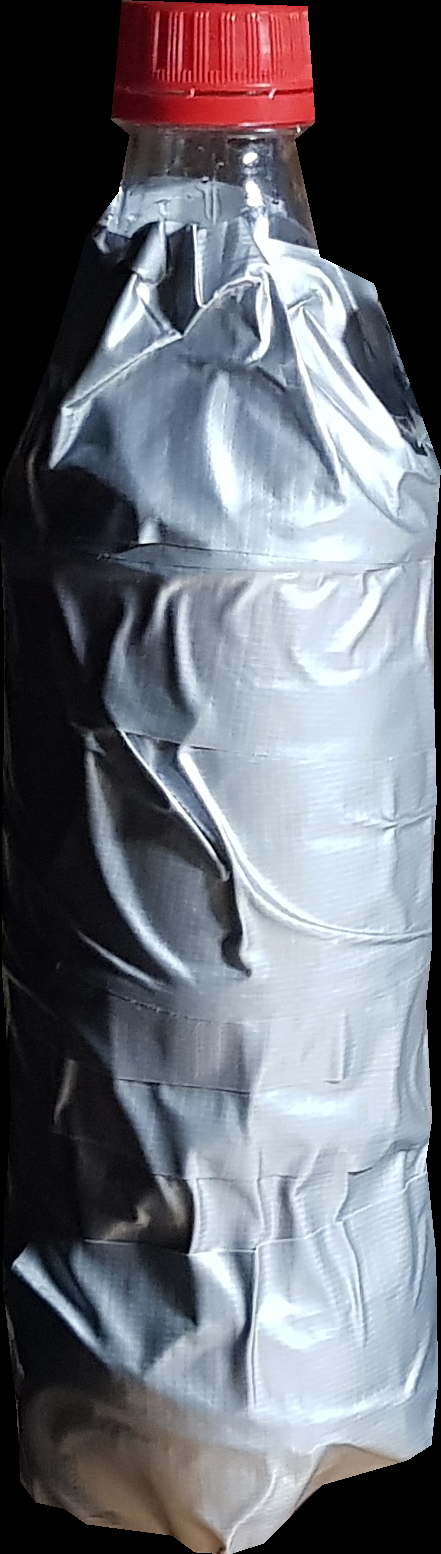
#> input picture objs/20211218_182742.png, 441 x 1554 px; its folder holds 4 pictures in this run
$ python generate_dataset_CNN.py
#> lines starting #> are read from the running program, lines starting #| are printed output that depends on the picture; pictures that were not available may be replaced by others from this repository, and a replacement may not be noted
### dataset_generator_CNN.py
import math
import os
import random

import numpy as np
from cv2 import cv2

import image_transformer as it
import tensorflow as tf


def _transform_object(obj, rotation, scaling):
    obj = it.transform(obj, rotation=rotation, scaling=scaling)
    return obj.astype('uint8')


# [31 lines left out: functions _add_object_to_image, _add_noises, not called in this run]


def _resize_prop(img, size):
    pass


class ObjectDetectionDatasetGenerator(tf.keras.utils.Sequence):
    def __init__(self, obj_path, source_path, img_size, batch_size=2, n_images=None, log_path=None, dir_list=None):
        obj_img_dir = [p for p in os.listdir(obj_path) if p.split('.')[-1] == "png"]

        self.obj_img = [cv2.imread(filename=os.path.join(obj_path, img_name), flags=cv2.IMREAD_UNCHANGED) for img_name in obj_img_dir]

        new_height = img_size[0]
        for i, img in enumerate(self.obj_img):
            new_width = int(img_size[1] * img.shape[1] / img.shape[0])
            self.obj_img[i] = cv2.resize(img, (new_width, new_height))

        self.source_path = source_path

        if dir_list is not None:
            self.source_images_names = dir_list
        else:
            self.source_images_names = os.listdir(self.source_path)

        self.n_images = n_images
        if n_images is None or self.n_images > len(self.source_images_names):
            self.n_images = len(self.source_images_names)
        self.source_images_names = self.source_images_names[:self.n_images]

        self.on_epoch_end()

        self.batch_size = batch_size

        self.img_size = img_size
        self.labels_dev = 2
        self.contrast = (0.7, 1.2)
        self.brightness = (0.7, 1.2)
        self.scale = (0.4, 0.8)
        self.balance = (0.8, 1.2)

        self.log_path = log_path

    def __len__(self):
        return int(math.floor(len(self.source_images_names) / self.batch_size))

    # [14 lines left out: function __getitem__, not called in this run]

    def on_epoch_end(self):
        random.shuffle(self.source_images_names)

    # [27 lines left out: function _next, not called in this run]

### generate_dataset_CNN.py
import os
from multiprocessing import Process

import numpy as np
from cv2 import cv2
from tqdm import tqdm

from dataset_generator_CNN import ObjectDetectionDatasetGenerator

frameResolution = (320, 240)

SOURCE_PATH = "D:/NN_DATA/x"
TARGET_PATH = "D:/NN_DATA/autoHunter"
TARGET_PATH_0 = os.path.join(TARGET_PATH, "0")
TARGET_PATH_1 = os.path.join(TARGET_PATH, "1")


def dataset_thread(dir_list, index):
    batch_size = 2

    gen = ObjectDetectionDatasetGenerator(
        obj_path="./objs",
        source_path=SOURCE_PATH,
        batch_size=batch_size,
        img_size=frameResolution,
        dir_list=dir_list
    )

    for i in tqdm(range(len(dir_list) // batch_size)):
        x, y = gen.__getitem__(i)
        for j, _ in enumerate(x):
            if y[j][0] == 0:
                f = os.path.join(TARGET_PATH_0, str(i) + '_' + str(index) + '.jpg')
            else:
                f = os.path.join(TARGET_PATH_1, str(i) + '_' + str(index) + '.jpg')

            cv2.imwrite(f, x[j].astype('uint8'))


if __name__ == '__main__':
    if not os.path.exists(TARGET_PATH):
        os.mkdir(TARGET_PATH)
    if not os.path.exists(TARGET_PATH_0):
        os.mkdir(TARGET_PATH_0)
    if not os.path.exists(TARGET_PATH_1):
        os.mkdir(TARGET_PATH_1)

    n_p = 6
    source_list = os.listdir(SOURCE_PATH)
    # source_list = np.array(source_list).repeat(2).tolist()

    # slice_size = int(len(source_list)/(n_p*4))
    slice_size = 2000
    # dataset_thread(source_list[:slice_size], 1)

    processes = []
    for n in range(n_p):
        processes.append(
            Process(
                target=dataset_thread,
                args=(source_list[:slice_size], n)
            )
        )
        source_list = source_list[slice_size:]

    for p in processes:
        p.start()
#> this loop made 6 passes
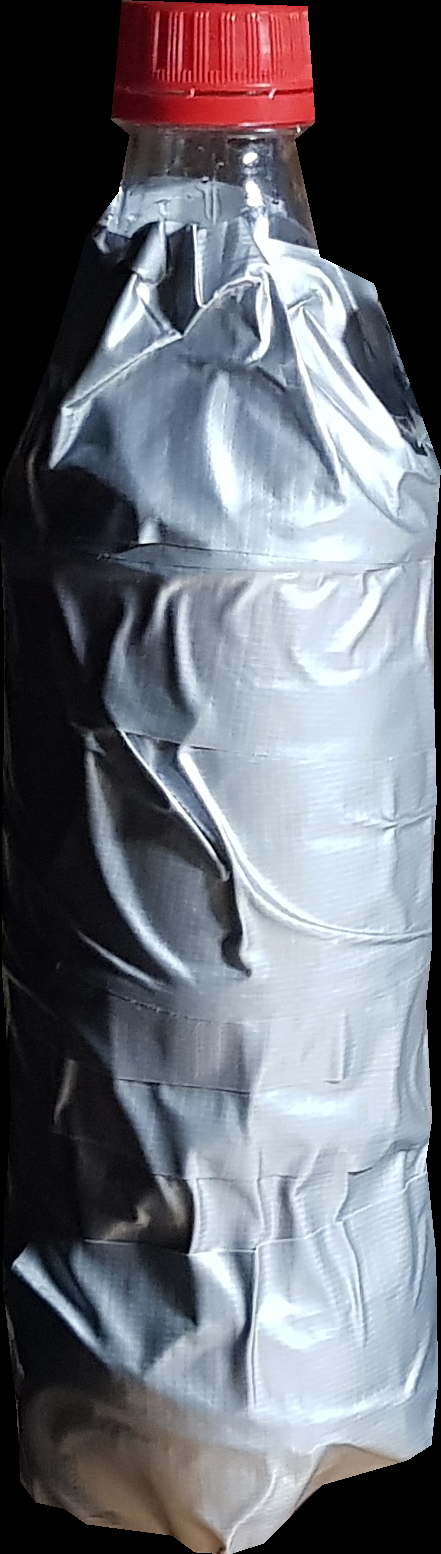
#> input picture objs/20211218_182742.png, 441 x 1554 px
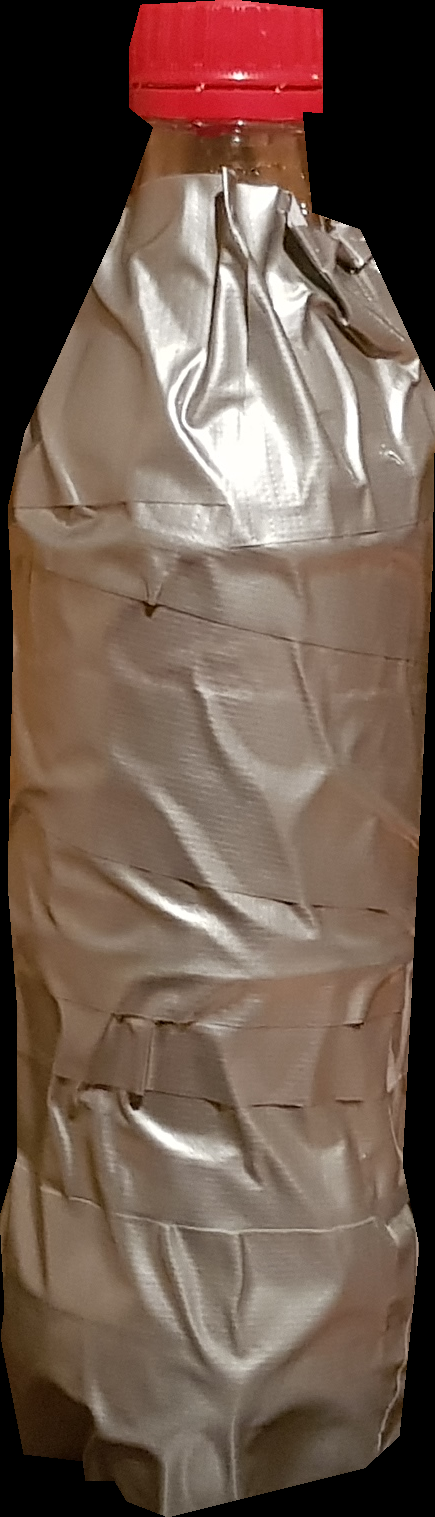
#> input picture objs/20211218_182810.png, 435 x 1517 px
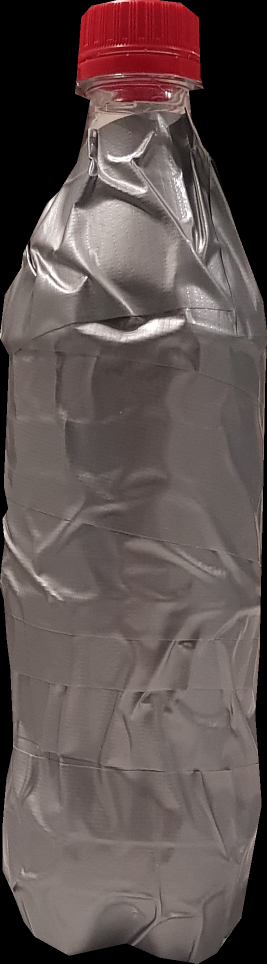
#> input picture objs/20220120_165826.png, 534 x 1927 px (shown at 1/2 size)
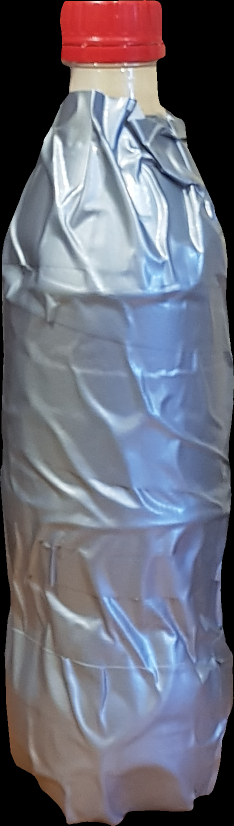
#> input picture objs/obj.png, 468 x 1651 px (shown at 1/2 size)

    for p in processes:
        p.join()
